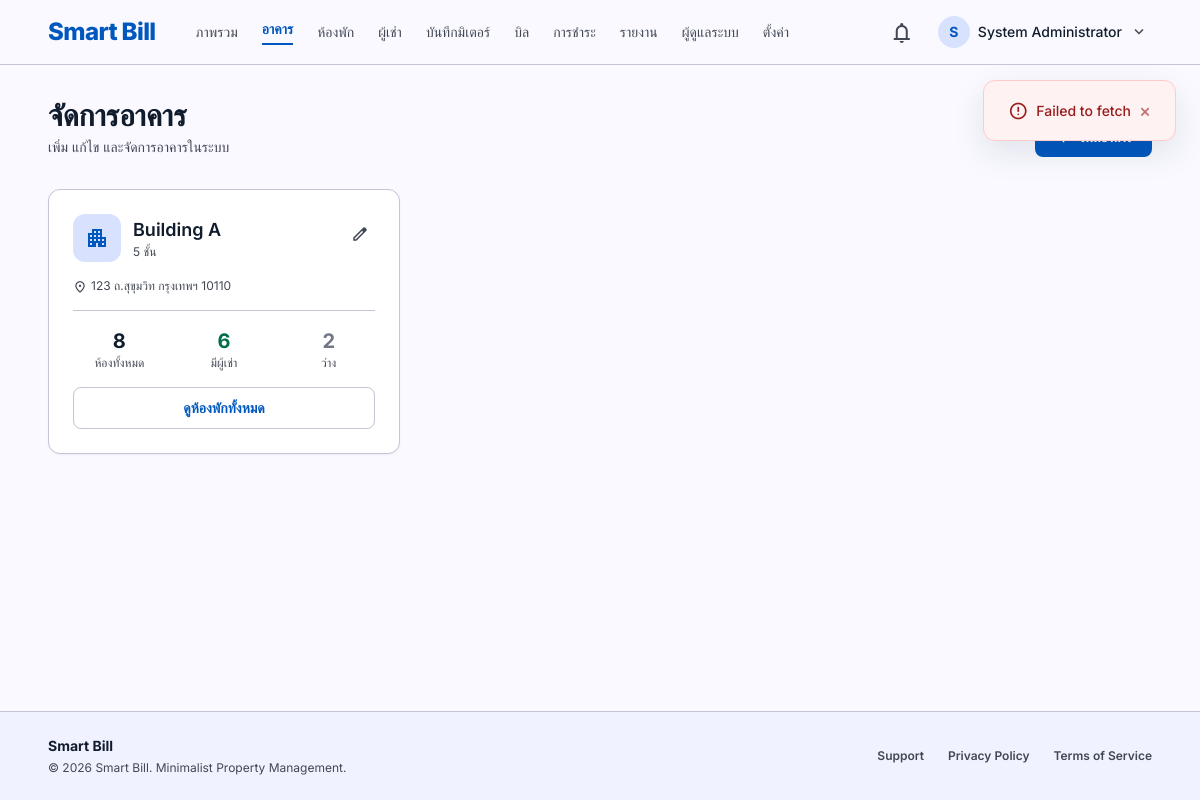
Page /admin/buildings.php (signed in) on the committed database.
### tables this page shows
CREATE TABLE IF NOT EXISTS `buildings` (
  `id` INT UNSIGNED AUTO_INCREMENT PRIMARY KEY,
  `name` VARCHAR(200) NOT NULL,
  `address` TEXT,
  `total_floors` INT UNSIGNED DEFAULT 1,
  `description` TEXT,
  `is_active` TINYINT(1) DEFAULT 1,
  `created_by` INT UNSIGNED,
  `created_at` TIMESTAMP DEFAULT CURRENT_TIMESTAMP,
  `updated_at` TIMESTAMP DEFAULT CURRENT_TIMESTAMP ON UPDATE CURRENT_TIMESTAMP,
  FOREIGN KEY (`created_by`) REFERENCES `users`(`id`) ON DELETE SET NULL
);

### includes/helpers.php (called while the page is built, shortened)
<?php
function sanitize($input) {
    return htmlspecialchars(trim($input ?? ''), ENT_QUOTES, 'UTF-8');
}

### admin/buildings.php (the view, shortened to what this page needs)
<?php
require_once dirname(__DIR__) . '/includes/auth.php';
require_once dirname(__DIR__) . '/includes/helpers.php';
$db = getDB();
$buildings = $db->query("
    SELECT b.*,
           COUNT(DISTINCT r.id) as total_rooms,
           SUM(r.status = 'occupied') as occupied_rooms,
           SUM(r.status = 'vacant') as vacant_rooms
    FROM buildings b
    LEFT JOIN rooms r ON r.building_id = b.id
    WHERE b.is_active = 1
    GROUP BY b.id
    ORDER BY b.name
")->fetchAll();
include dirname(__DIR__) . '/components/navbar.php';
?>
<div class="flex flex-col md:flex-row md:items-end justify-between gap-4 mb-8">
    <div>
        <h1 class="text-3xl font-bold text-on-surface">จัดการอาคาร</h1>
        <p class="text-on-surface-variant text-sm mt-1">เพิ่ม แก้ไข และจัดการอาคารในระบบ</p>
    </div>
    <button onclick="Modal.open('addBuildingModal')" class="btn btn-primary">
    </button>
</div>
<?php if (empty($buildings)): ?>
<div class="bg-white border border-outline-variant rounded-xl p-12 text-center shadow-sm">
    <span class="material-symbols-outlined text-[64px] text-outline-variant mb-4 block">apartment</span>
    <h3 class="text-lg font-semibold mb-1">ยังไม่มีอาคารในระบบ</h3>
    <p class="text-sm text-on-surface-variant mb-4">เริ่มต้นโดยเพิ่มอาคารหลังแรก</p>
    <button onclick="Modal.open('addBuildingModal')" class="btn btn-primary">เพิ่มอาคาร</button>
</div>
<?php else: ?>
<div class="grid grid-cols-1 md:grid-cols-2 lg:grid-cols-3 gap-6">
    <?php foreach ($buildings as $b): ?>
    <div class="bg-white border border-outline-variant rounded-xl p-6 shadow-sm hover:shadow-md transition-shadow">
        <div class="flex justify-between items-start mb-4">
            <div class="flex items-center gap-3">
                <div class="w-12 h-12 bg-primary-fixed rounded-xl flex items-center justify-center">
                    <span class="material-symbols-outlined text-primary text-[24px]">apartment</span>
                </div>
                <div>
                    <h3 class="text-lg font-semibold text-on-surface"><?= sanitize($b['name']) ?></h3>
                    <p class="text-xs text-on-surface-variant"><?= $b['total_floors'] ?> ชั้น</p>
                </div>
            </div>
            <div class="flex gap-1">
                <button onclick="editBuilding(<?= htmlspecialchars(json_encode($b)) ?>)" class="p-1.5 text-on-surface-variant hover:text-primary rounded-lg hover:bg-surface-container-low transition-colors">
                    <span class="material-symbols-outlined text-[18px]">edit</span>
                </button>
            </div>
        </div>
        <?php if ($b['address']): ?>
        <p class="text-xs text-on-surface-variant mb-4 flex items-start gap-1">
            <span class="material-symbols-outlined text-[14px] mt-0.5">location_on</span>
            <?= sanitize($b['address']) ?>
        </p>
        <?php endif; ?>
        <div class="flex gap-3 pt-4 border-t border-outline-variant">
            <div class="flex-1 text-center">
                <p class="text-xl font-bold text-on-surface"><?= $b['total_rooms'] ?></p>
                <p class="text-xs text-on-surface-variant">ห้องทั้งหมด</p>
            </div>
            <div class="flex-1 text-center">
                <p class="text-xl font-bold text-secondary"><?= $b['occupied_rooms'] ?? 0 ?></p>
                <p class="text-xs text-on-surface-variant">มีผู้เช่า</p>
            </div>
            <div class="flex-1 text-center">
                <p class="text-xl font-bold text-outline"><?= $b['vacant_rooms'] ?? 0 ?></p>
                <p class="text-xs text-on-surface-variant">ว่าง</p>
            </div>
        </div>
        <a href="<?= APP_URL ?>/admin/rooms.php?building_id=<?= $b['id'] ?>" class="btn btn-secondary btn-block mt-4 text-sm">
            ดูห้องพักทั้งหมด
        </a>
    </div>
    <?php endforeach; ?>
</div>
<?php endif; ?>
<?php
include dirname(__DIR__) . '/components/footer.php';
?>

### assets/css/app.css (style rules this page uses)
:root { --primary: #0058be; --primary-container: #2170e4; --on-primary: #ffffff; --on-primary-container: #fefcff; --primary-fixed: #d8e2ff; --primary-fixed-dim: #adc6ff; --inverse-primary: #adc6ff; --secondary: #006c49; --secondary-container: #6cf8bb; --on-secondary: #ffffff; --on-secondary-container: #00714d; --secondary-fixed: #6ffbbe; --secondary-fixed-dim: #4edea3; --tertiary: #924700; --tertiary-container: #b75b00; --on-tertiary: #ffffff; --on-tertiary-container: #fffbff; --tertiary-fixed: #ffdcc6; --tertiary-fixed-dim: #ffb786; --error: #ba1a1a; --error-container: #ffdad6; --on-error: #ffffff; --on-error-container: #93000a; --surface: #f9f9ff; --surface-dim: #cfdaf2; --surface-bright: #f9f9ff; --surface-container-lowest: #ffffff; --surface-container-low: #f0f3ff; --surface-container: #e7eeff; --surface-container-high: #dee8ff; --surface-container-highest: #d8e3fb; --on-surface: #111c2d; --on-surface-variant: #424754; --surface-variant: #d8e3fb; --surface-tint: #005ac2; --inverse-surface: #263143; --inverse-on-surface: #ecf1ff; --outline: #727785; --outline-variant: #c2c6d6; --background: #f9f9ff; --on-background: #111c2d; --font-primary: 'Inter', 'Sarabun', sans-serif; --shadow-level-0: none; --shadow-level-1: 0px 4px 12px rgba(30, 41, 59, 0.03); --shadow-level-2: 0px 8px 20px rgba(30, 41, 59, 0.06); --shadow-level-3: 0px 12px 32px rgba(30, 41, 59, 0.1); --border-default: 1px solid #e2e8f0; --radius-sm: 0.25rem; --radius-md: 0.5rem; --radius-lg: 0.75rem; --radius-xl: 1rem; --radius-full: 9999px; --space-xs: 4px; --space-sm: 8px; --space-md: 16px; --space-lg: 24px; --space-xl: 40px; --gutter: 24px; --max-width: 1280px; }
*, *::before, *::after { box-sizing: border-box; margin: 0; padding: 0; }
html { scroll-behavior: smooth; -webkit-font-smoothing: antialiased; -moz-osx-font-smoothing: grayscale; }
body { font-family: var(--font-primary); font-size: 16px; line-height: 1.5; color: var(--on-surface); background-color: var(--background); min-height: 100vh; }
.btn { display: inline-flex; align-items: center; justify-content: center; gap: var(--space-sm); font-family: var(--font-primary); font-size: 14px; font-weight: 600; line-height: 20px; padding: 10px 20px; border-radius: var(--radius-md); border: none; cursor: pointer; transition: all 0.2s ease; text-decoration: none; white-space: nowrap; }
.btn-primary { background-color: var(--primary); color: var(--on-primary); }
.btn-secondary { background-color: transparent; color: var(--primary); border: 1px solid var(--outline-variant); }
.btn-block { width: 100%; }
.material-symbols-outlined { font-variation-settings: 'FILL' 0, 'wght' 400, 'GRAD' 0, 'opsz' 24; display: inline-flex; vertical-align: middle; line-height: 1; }
.text-primary { color: var(--primary); }
.text-secondary { color: var(--secondary); }
.text-outline { color: var(--outline); }
.bg-surface { background-color: var(--surface); }
.bg-white { background-color: var(--surface-container-lowest); }
.font-bold { font-weight: 700; }
.font-semibold { font-weight: 600; }
.text-center { text-align: center; }
.flex { display: flex; }
.flex-col { flex-direction: column; }
.items-center { align-items: center; }
.justify-between { justify-content: space-between; }
.flex-1 { flex: 1; }
.grid { display: grid; }

### rows in the picture
buildings: name "Building A", total_floors "5", address "123 ถ.สุขุมวิท กรุงเทพฯ 10110", total_rooms "8", occupied_rooms "6", vacant_rooms "2"

### other values in the picture
$item['label'] "ภาพรวม"
$item['label'] "อาคาร"
$item['label'] "ห้องพัก"
$item['label'] "ผู้เช่า"
$item['label'] "บันทึกมิเตอร์"
$item['label'] "บิล"
$item['label'] "การชำระ"
$item['label'] "รายงาน"
$item['label'] "ผู้ดูแลระบบ"
$item['label'] "ตั้งค่า"
mb_substr($user['full_name'] ?? 'A', 0, 1) "S"
$user['full_name'] "System Administrator"
